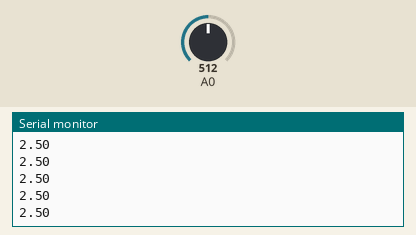
A sketch run on a simulated Arduino Uno, built with avr-gcc and run on an emulated ATmega328P. Shown: the last lines printed to the serial monitor. Inputs (shaded band) come from the test bench; at power-on: A0 = 512.

Above: at 1.2 s.
1.3 s: A0 set to 716
At 2.4 s:
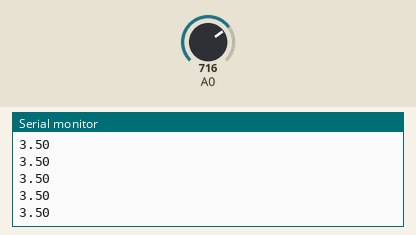
2.8 s: A0 set to 900
At 3.5 s:
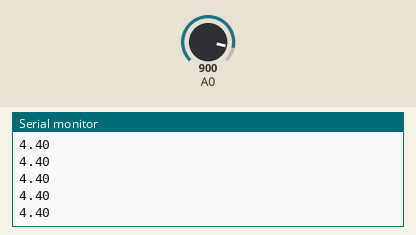
Timing chart, 0 to 5.8 s (numbered marks = the images above; inputs shaded):
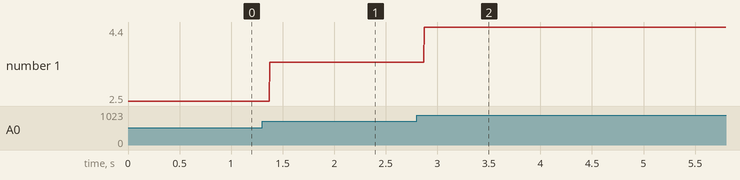

The sketch:

evidencia_3_TERMINADO_1_.ino
```cpp
void setup() {

  Serial.begin(9500);
}


void loop() {

  int sensorValue = analogRead(A0);

  float voltage = sensorValue * (5.0 / 1023.0);

  Serial.println(voltage);
}
```

Measured:
- after the input at 1.3 s, the serial monitor: prints a new line after 0.07 s (image 1)
- after the input at 2.8 s, the serial monitor: prints a new line after 0.07 s (image 2)
- plotted number 1: 2.5 → 3.5 after the input at 1.3 s, 3.5 → 4 after the input at 2.8 s
